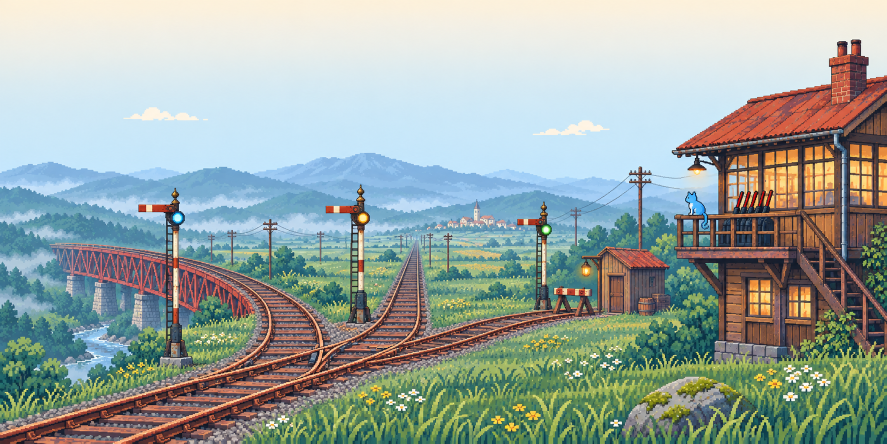
#> input picture website/src/art/raw/hero.png, 1774 x 887 px (shown at 1/2 size); its folder holds 4 pictures in this run
$ python prepare_assets.py art
#> lines starting #> are read from the running program, lines starting #| are printed output that depends on the picture
"""Prepare committed site assets from sources: illustrations, screenshots and fonts.

Needs Pillow and fontTools (with brotli). Run it after changing an illustration,
or after changing Chinese headings, so the subset font covers the new characters:

    python website/prepare_assets.py

Font sources are read from website/.cache/fonts (not committed); see README.md.
"""
from html.parser import HTMLParser
import argparse
import json
from pathlib import Path
import re
import shutil
import subprocess
import tomllib

from PIL import Image

ROOT = Path(__file__).resolve().parent
REPO = ROOT.parent
SRC = ROOT / "src"
RAW = SRC / "art" / "raw"
OUT = SRC / "assets"
FONT_CACHE = ROOT / ".cache" / "fonts"
ART_NAMES = ("hero", "tools", "terminal", "station", "guide", "start", "manual", "versions")
NIGHT_ART_NAMES = tuple(name + "-night" for name in ART_NAMES if name != "terminal")

BAYER = [
    [0, 32, 8, 40, 2, 34, 10, 42], [48, 16, 56, 24, 50, 18, 58, 26],
    [12, 44, 4, 36, 14, 46, 6, 38], [60, 28, 52, 20, 62, 30, 54, 22],
    [3, 35, 11, 43, 1, 33, 9, 41], [51, 19, 59, 27, 49, 17, 57, 25],
    [15, 47, 7, 39, 13, 45, 5, 37], [63, 31, 55, 23, 61, 29, 53, 21],
]


def webp(image, name, quality=84, lossless=False):
    path = OUT / name
    image.save(path, "WEBP", quality=quality, method=6, lossless=lossless)
    print(f"  {name:28} {image.size[0]}x{image.size[1]}  {path.stat().st_size / 1024:.0f} KiB")


def illustrations(names=None):
    for name in (*ART_NAMES, *NIGHT_ART_NAMES):
        if names and name not in names:
            continue
        banner = Image.open(RAW / f"{name}.png").convert("RGB")
        webp(banner, f"{name}.webp", 86 if name == "hero" else 84)
        webp(banner.resize((banner.width // 2, banner.height // 2), Image.LANCZOS), f"{name}-small.webp", 84)
        if name == "hero":
            webp(banner.resize((banner.width * 2, banner.height * 2), Image.NEAREST), "hero@2x.webp", 76)


# [67 lines left out: functions screenshots, source_version, terminal_records, not called in this run]


def write_captures(name, records):
    (SRC / f"content/{name}.json").write_text(json.dumps(records, ensure_ascii=False, indent=2) + "\n",
                                             encoding="utf-8")


# [14 lines left out: function dither_tiles, not called in this run]


class HeadingText(HTMLParser):
    """Collects the text of headings and other elements set in the display face."""
    TAGS = {"h1", "h2", "h3", "summary", "dt", "th", "strong", "b", "a", "button", "nav"}

    # [10 lines left out: functions __init__, handle_starttag, not called in this run]

    def handle_endtag(self, tag):
        if self.depth:
            self.depth -= 1

    def handle_data(self, data):
        if self.depth:
            self.text.update(data)


# [51 lines left out: function fonts, not called in this run]


def main():
    parser = argparse.ArgumentParser(description=__doc__)
    parser.add_argument("steps", nargs="*", choices=("art", "shots", "terminal", "dither", "fonts"))
    parser.add_argument("--gui-previews", type=Path, nargs=2, metavar=("ZH", "EN"))
    parser.add_argument("--android-preview", type=Path, nargs=2, metavar=("ZH", "EN"))
    parser.add_argument("--gui-commit")
    parser.add_argument("--terminal-previews", type=Path, nargs=2, metavar=("ZH", "EN"))
    parser.add_argument("--terminal-commit")
    parser.add_argument("--art-name", action="append", choices=(*ART_NAMES, *NIGHT_ART_NAMES))
    options = parser.parse_args()
    OUT.mkdir(parents=True, exist_ok=True)
    steps = {"art": lambda: illustrations(options.art_name), "shots": lambda: screenshots(options),
             "terminal": lambda: write_captures("terminal", terminal_records(options.terminal_previews, options.terminal_commit)),
             "dither": dither_tiles, "fonts": fonts}
    chosen = options.steps or ["art", "dither", "fonts"]
    for step in chosen:
        print(f"{step}:")
        steps[step]()
#> this loop made 1 pass
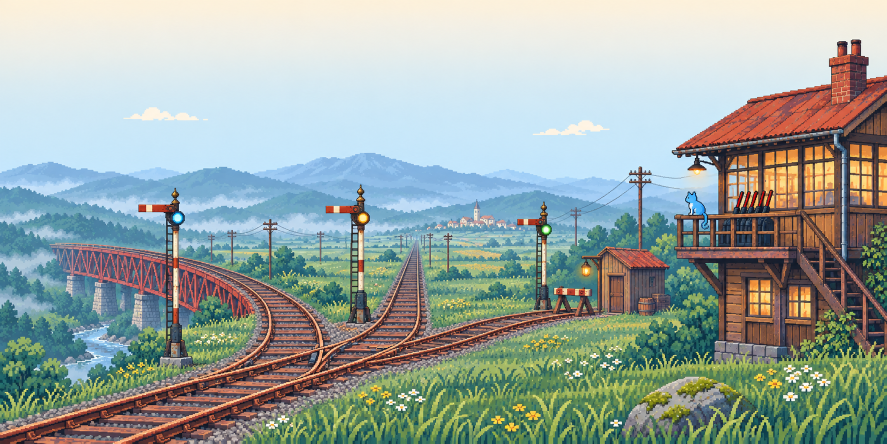
#> input picture website/src/art/raw/hero.png, 1774 x 887 px (shown at 1/2 size)
#> pass 1, in webp (call 2), `image.save(path, "WEBP", quality=quality, method=6, lossless=lossless)`:
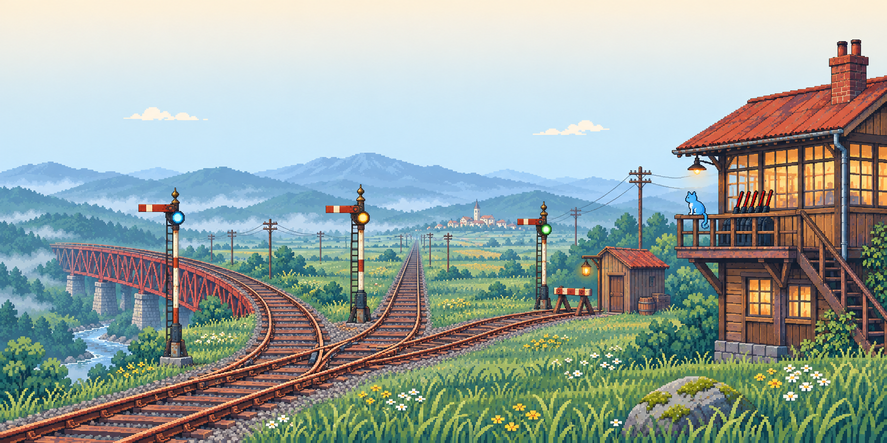
#> saved as hero-small.webp: PIL image 887x443 RGB; mean R, G, B 153.5, 165.9, 160.4
#> pass 1, in webp (call 3), `image.save(path, "WEBP", quality=quality, method=6, lossless=lossless)`:
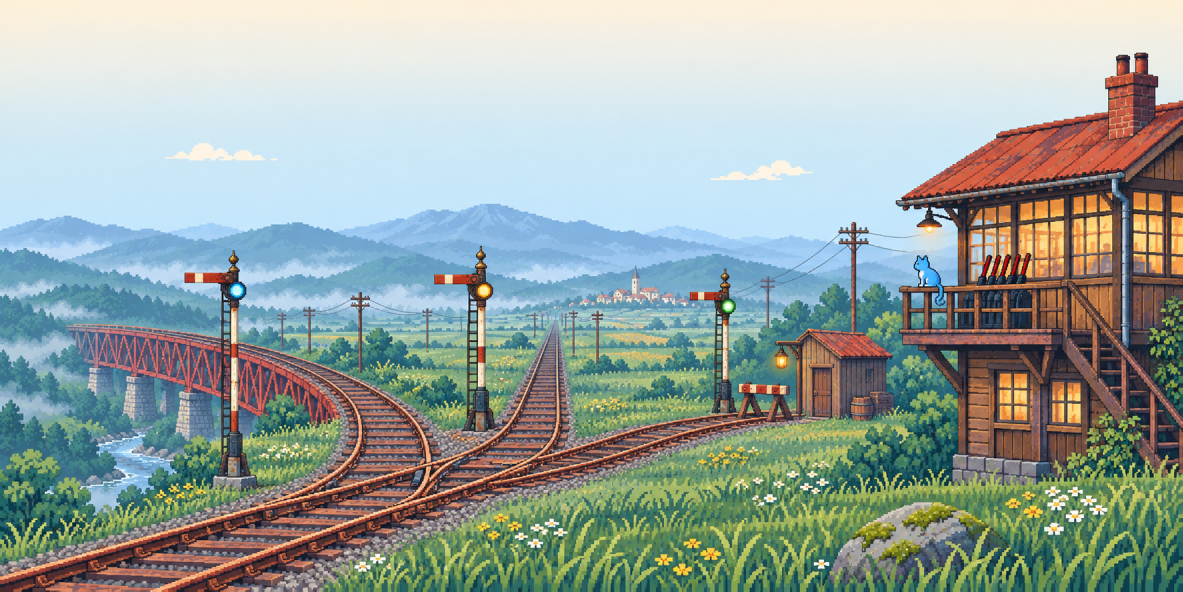
#> saved as hero@2x.webp: PIL image 3548x1774 RGB (shown at 1/3 size); mean R, G, B 153.5, 165.9, 160.4


if __name__ == "__main__":
#> (the run stopped early here; a loop or call above may not have finished)
